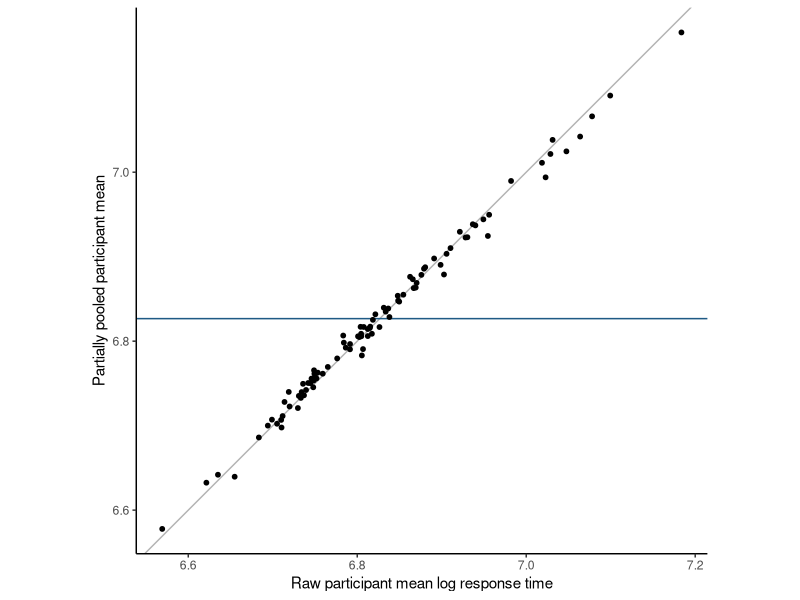

The R script that drew this image:
## ---- chunk 1
#| label: mald-partial-pooling
library(lme4)
library(ggplot2)

mald <- read.csv("data/mald/mald-connected-trials.csv")
mald <- subset(mald, correct == 1L)

fit <- lmer(
  log_rt ~ 1 +
    (1 | participant_id) +
    (1 | item),
  data = mald,
  control = lmerControl(optimizer = "bobyqa")
)

raw_means <- aggregate(
  log_rt ~ participant_id,
  data = mald,
  FUN = mean
)
names(raw_means)[names(raw_means) == "log_rt"] <- "raw_mean"

participant_modes <- ranef(fit)$participant_id
partial_means <- data.frame(
  participant_id = rownames(participant_modes),
  partially_pooled_mean =
    fixef(fit)[["(Intercept)"]] + participant_modes[["(Intercept)"]],
  row.names = NULL
)

pooling <- merge(raw_means, partial_means, by = "participant_id")
pooling$complete_pooling_mean <- fixef(fit)[["(Intercept)"]]
pooling$movement_toward_center <- with(
  pooling,
  abs(raw_mean - complete_pooling_mean) -
    abs(partially_pooled_mean - complete_pooling_mean)
)

summary(pooling$movement_toward_center)
## ---- chunk 2
#| label: plot-mald-pooling
ggplot(
  pooling,
  aes(x = raw_mean, y = partially_pooled_mean)
) +
  geom_abline(slope = 1, intercept = 0, color = "grey70") +
  geom_hline(
    yintercept = fixef(fit)[["(Intercept)"]],
    color = "#1F5A85",
    linewidth = 0.5
  ) +
  geom_point(size = 1.3) +
  coord_equal() +
  labs(
    x = "Raw participant mean log response time",
    y = "Partially pooled participant mean"
  ) +
  theme_classic()
